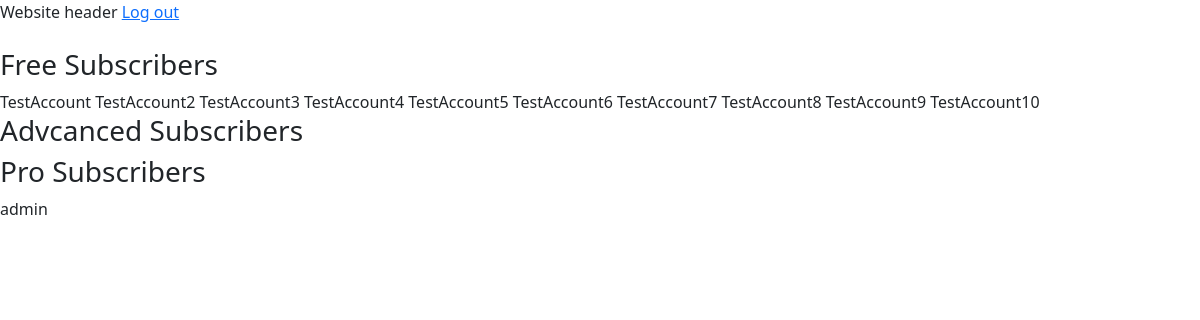
The page /subscribtion_information/ on the database its author committed.
### application/models/user.py (models this page shows, shortened)
class User(AbstractUser):
    objects = UserManager()

### application/views.py (the view)
# urls.py: path("subscribtion_information/", views.SubscriptionInformationView.as_view()),
class SubscriptionInformationView(TemplateView):
    template_name = "subscribtion_information.html"
    def get_context_data(self, **kwargs):
        context = super().get_context_data(**kwargs)
        context["free_subscribers"] = User.objects.filter(subscription__type=SubscriptionTypeChoices.FREE)  # __ вказує на колонку іншої таблиці
        context["advanced_subscribers"] = User.objects.filter(subscription__type=SubscriptionTypeChoices.ADVANCED)
        context["pro_subscribers"] = User.objects.filter(subscription__type=SubscriptionTypeChoices.PRO)
        return context

### application/managers/user.py (called while the page is built)
    def get_queryset(self):
        return UserQuerySet(self.model, using=self.db)

### application/templates/subscribtion_information.html (shortened to what this page needs)
{% extends "base.html" %}
{% block content %}
  <h3>Free Subscribers</h3>
  {% for user in free_subscribers %}
    {{ user }}
  {% endfor %}
  <h3>Advcanced Subscribers</h3>
  <h3>Pro Subscribers</h3>
  {% for user in pro_subscribers %}
    {{ user }}
  {% endfor %}
{% endblock %}

### rows shown on the page
User: username "TestAccount"
User: username "TestAccount2"
User: username "TestAccount3"
User: username "TestAccount4"
User: username "TestAccount5"
User: username "TestAccount6"
User: username "TestAccount7"
User: username "TestAccount8"
User: username "TestAccount9"
User: username "TestAccount10"
User: username "admin"
